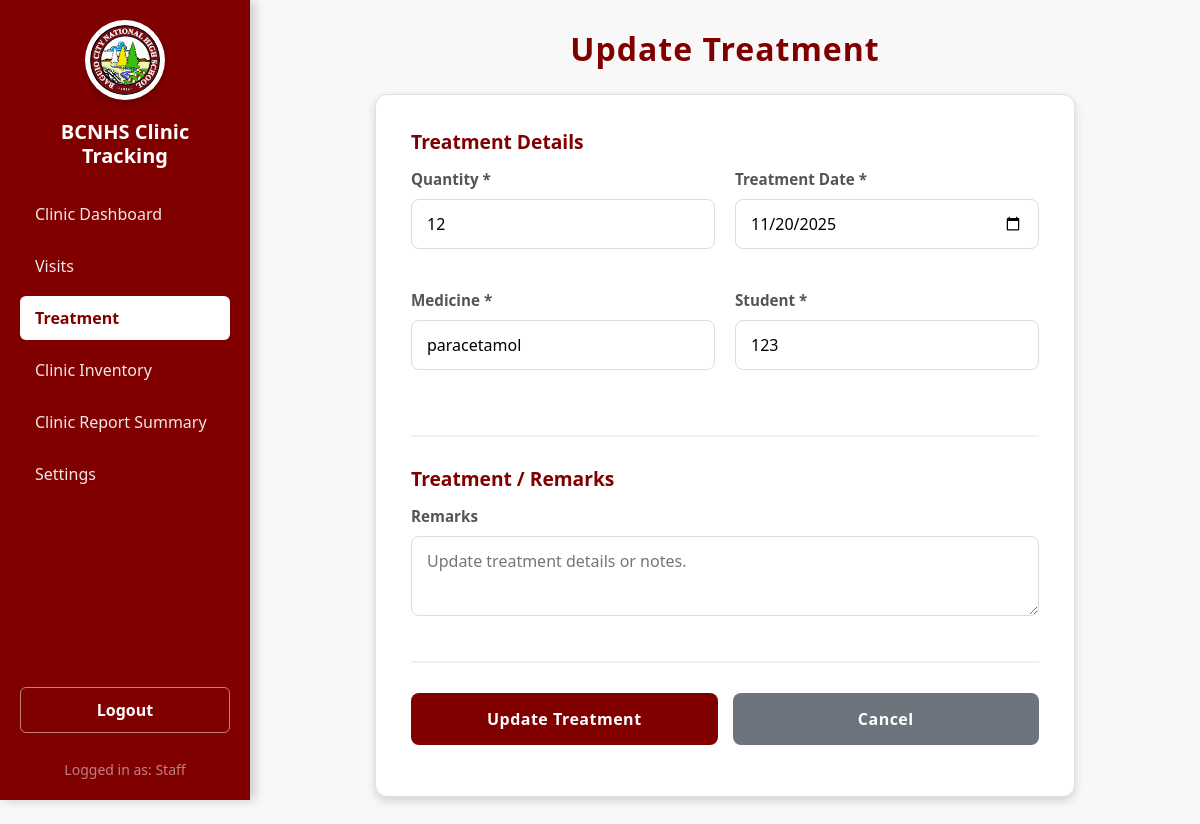
Page /transaction/update.php?id=5 (signed in) on the committed database.
### tables this page shows
CREATE TABLE `transaction` (
  `transactionID` int(11) NOT NULL,
  `quantity` int(11) NOT NULL,
  `transactionDate` date NOT NULL,
  `itemID` int(11) DEFAULT NULL,
  `studentID` int(11) DEFAULT NULL,
  `remarks` varchar(255) DEFAULT NULL
);

CREATE TABLE `inventory` (
  `itemID` int(11) NOT NULL,
  `genericName` varchar(32) NOT NULL,
  `dosage` varchar(32) NOT NULL,
  `category` varchar(32) NOT NULL,
  `addDate` date NOT NULL,
  `expDate` date NOT NULL,
  `quantity` int(11) NOT NULL
);

CREATE TABLE `studentrecord` (
  `ID` int(11) NOT NULL,
  `name` varchar(32) NOT NULL,
  `idNum` int(12) NOT NULL,
  `gender` varchar(10) DEFAULT NULL,
  `role` varchar(50) NOT NULL DEFAULT 'Student',
  `department` varchar(30) NOT NULL,
  `section` varchar(50) DEFAULT NULL,
  `complaint` varchar(255) NOT NULL,
  `visitDate` date NOT NULL
);

### transaction/oop.php (called while the page is built, shortened)
<?php
    class oop_class {
        private $conn;
        function __construct() {
            try {
                $connection = "mysql:host=" . SERVER . ";dbname=" . DBNAME . ";charset=utf8";
                $this->conn = new PDO($connection, USER, PASS);
                $this->conn->setAttribute(PDO::ATTR_ERRMODE, PDO::ERRMODE_EXCEPTION);
            } catch (PDOException $e) {
                echo "<script>alert('Connection Failed');</script>";
            }
        }
    public function show_update_data($transactionID) {
        $select = "SELECT * FROM transaction WHERE transactionID = :id";
        $stmt = $this->conn->prepare($select);
        $stmt->execute([':id' => $transactionID]);
        return $stmt->fetch(PDO::FETCH_ASSOC);
    }
}
?>

### transaction/update.php (the view, shortened to what this page needs)
<?php
include "oop.php";
$oop = new oop_class();
include '../sidebar/sidebar.php';
$medicineName = '';
$studentName  = '';
$row = null;
if (isset($_GET['id'])) {
    $transactionID = $_GET['id'];
    $row = $oop->show_update_data($transactionID);
    if ($row) {
        $conn = $oop->get_connection();
        $stmt = $conn->prepare("SELECT genericName FROM inventory WHERE itemID = :id LIMIT 1");
        $stmt->execute([':id' => $row['itemID']]);
        $medicineName = $stmt->fetchColumn() ?: '';
        $stmt = $conn->prepare("SELECT name FROM studentrecord WHERE ID = :id LIMIT 1");
        $stmt->execute([':id' => $row['studentID']]);
        $studentName = $stmt->fetchColumn() ?: '';
    }
}
?>
<!DOCTYPE html>
<html lang="en">
<head>
</head>
<body>
    <div class="main-content">
        <h2>Update Treatment</h2>
        <div class="form-container">
            <?php if (!empty($row)): ?>
                <form method="POST" action="">
                    <div class="form-section">
                        <h3>Treatment Details</h3>
                        <div class="form-row">
                            <div class="form-group">
                                <label for="quantity">Quantity *</label>
                                <input type="text" id="quantity" name="quantity"
                                       value="<?= htmlspecialchars($row['quantity']) ?>" required>
                            </div>
                            <div class="form-group">
                                <label for="transactionDate">Treatment Date *</label>
                                <input type="date" id="transactionDate" name="transactionDate"
                                       value="<?= htmlspecialchars($row['transactionDate']) ?>" required>
                            </div>
                        </div>
                        <div class="form-row">
                            <div class="form-group">
                                <label for="medicineName">Medicine *</label>
                                <input type="text" id="medicineName" name="medicineName"
                                       value="<?= htmlspecialchars($medicineName) ?>" required>
                            </div>
                            <div class="form-group">
                                <label for="studentName">Student *</label>
                                <input type="text" id="studentName" name="studentName"
                                       value="<?= htmlspecialchars($studentName) ?>" required>
                            </div>
                        </div>
                    </div>
                    <div class="form-section">
                        <h3>Treatment / Remarks</h3>
                        <div class="form-group">
                            <label for="remarks">Remarks</label>
                            <textarea id="remarks" name="remarks"
                                      placeholder="Update treatment details or notes."><?= htmlspecialchars($row['remarks'] ?? '') ?></textarea>
                        </div>
                    </div>
                    <div class="button-group">
                        <button type="submit" class="btn btn-update">Update Treatment</button>
                        <a href="index.php" class="btn btn-cancel">Cancel</a>
                    </div>
                </form>
            <?php else: ?>
                <p>No treatment found for this ID.</p>
            <?php endif; ?>
        </div>
    </div>
</body>
</html>

### sidebar/sidebar.php (style rules this page uses)
:root { --primary-maroon: #800000; --light-bg: #f8f8f8; }

### transaction/update.php (style rules this page uses)
:root { --primary-maroon: #800000; --light-bg: #f8f8f8; --box-shadow: 0 4px 10px rgba(0, 0, 0, 0.15); }
body { margin: 0; font-family: 'Segoe UI', Tahoma, Geneva, Verdana, sans-serif; background: var(--light-bg); }
.main-content { margin-left: 250px; padding: 30px 40px; background: var(--light-bg); min-height: 100vh; }
h2 { margin-bottom: 26px; color: var(--primary-maroon); letter-spacing: 1px; text-align: center; font-weight: 600; }
.form-container { background: #fff; max-width: 700px; margin: 0 auto; padding: 35px; border-radius: 12px; box-shadow: var(--box-shadow); border: 1px solid #e0e0e0; }
.form-row { display: grid; grid-template-columns: 1fr 1fr; gap: 20px; margin-bottom: 20px; }
.form-group { margin-bottom: 20px; }
.form-section { margin-bottom: 30px; padding-bottom: 25px; border-bottom: 2px solid #f0f0f0; }
.form-section h3 { color: var(--primary-maroon); margin-bottom: 15px; font-size: 1.2rem; font-weight: 600; }
label { display: block; margin-bottom: 8px; color: #555; font-weight: 600; font-size: 0.95rem; }
input[type="text"], input[type="date"], textarea { width: 100%; padding: 12px 15px; border: 1.5px solid #ddd; border-radius: 8px; font-size: 1rem; transition: border-color 0.3s ease, box-shadow 0.3s ease; box-sizing: border-box; }
textarea { resize: vertical; min-height: 80px; }
.button-group { display: flex; gap: 15px; margin-top: 30px; }
.btn { flex: 1; padding: 14px 20px; border: none; border-radius: 8px; font-size: 1rem; font-weight: 600; cursor: pointer; text-decoration: none; display: inline-block; text-align: center; transition: all 0.3s ease; letter-spacing: 0.5px; }
.btn-update { background: var(--primary-maroon); color: #fff; }
.btn-cancel { background: #6c757d; color: #fff; }

### rows in the picture
transaction: quantity "12", transactionDate "11/20/2025"
inventory: medicineName "paracetamol"
studentrecord: studentName "123"

### other values in the picture
$role "Staff"
